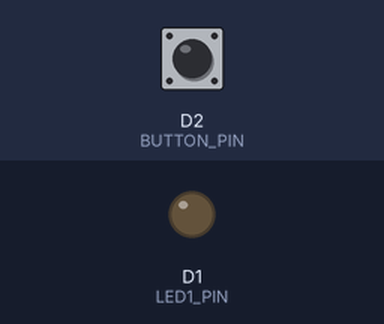
Bench run of a sketch on a simulated ESP8266 (NodeMCU). Parts: output pins drawn as LEDs (lit = HIGH). The inputs (shaded band) are chosen by the test bench; at power-on: D2 (BUTTON_PIN) LOW.

Above: at 1.2 s.
1.3 s: D2 (BUTTON_PIN) pulled HIGH for 0.15 s
At 1.37 s:
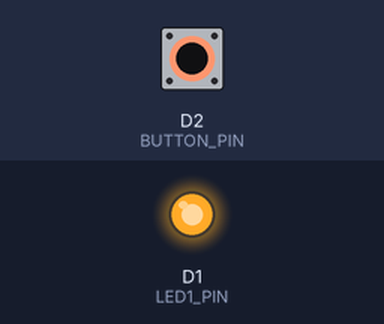
2.9 s: D2 (BUTTON_PIN) pulled HIGH for 3.2 s
At 6.9 s:
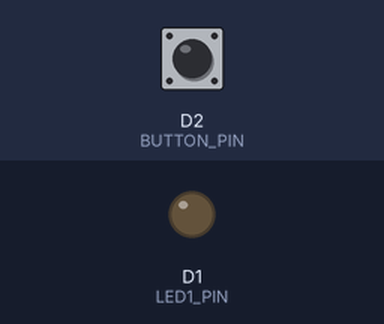
Timing chart, 0 to 8.4 s (numbered marks = the images above; inputs shaded):
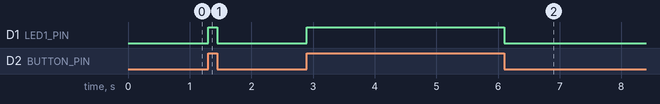

The sketch:

_main.cpp.ino
```cpp
#define LED1_PIN D1
#define BUTTON_PIN D2
/*
   LED CLASS DEFINITION
*/
class Led {
  private:
    byte pinLED;
    boolean ledState = LOW;
  public:
    Led(byte pinLED, boolean ledState) {
      this->pinLED = pinLED;
      this->ledState = ledState;
      pinMode(pinLED, OUTPUT);
      digitalWrite(pinLED, ledState);
    }

    void turn_on() {
      digitalWrite(pinLED, LOW);
    }
    void turn_off() {
      digitalWrite(pinLED, HIGH);
    }
};

class Button
{
  private:
    uint8_t _pin;          // arduino pin number connected to button
    uint32_t _dbTime;      // debounce time (ms)
    bool _puEnable;        // internal pullup resistor enabled
    bool _invert;          // if true, interpret logic low as pressed, else interpret logic high as pressed
    bool _state;           // current button state, true=pressed
    bool _lastState;       // previous button state
    bool _changed;         // state changed since last read
    uint32_t _time;        // time of current state (ms from millis)
    uint32_t _lastChange;  // time of last state change (ms)

  public:
    // Button(pin, dbTime, puEnable, invert) instantiates a button object.
    //
    // Required parameter:
    // pin      The Arduino pin the button is connected to
    //
    // Optional parameters:
    // dbTime   Debounce time in milliseconds (default 25ms)
    // puEnable true to enable the AVR internal pullup resistor (default false)
    // invert   true to interpret a low logic level as pressed (default true)
    Button(uint8_t pin, uint32_t dbTime = 25, uint8_t puEnable = false, uint8_t invert = true)
      : _pin(pin), _dbTime(dbTime), _puEnable(puEnable), _invert(invert)
    {
      pinMode(_pin, _puEnable ? INPUT_PULLUP : INPUT);
      _state = digitalRead(_pin);
      if (_invert) _state = !_state;
      _time = millis();
      _lastState = _state;
      _changed = false;
      _lastChange = _time;

    }

    // Returns the current debounced button state, true for pressed,
    // false for released. Call this function frequently to ensure
    // the sketch is responsive to user input.
    bool read()
    {
      uint32_t ms = millis();
      bool pinVal = digitalRead(_pin);
      if (_invert) pinVal = !pinVal;
      if (ms - _lastChange < _dbTime)
      {
        _changed = false;
      }
      else
      {
        _lastState = _state;
        _state = pinVal;
        _changed = (_state != _lastState);
        if (_changed) _lastChange = ms;
      }
      _time = ms;
      return _state;
    }
    // Returns true if the button state was pressed at the last call to read().
    // Does not cause the button to be read.
    bool isPressed()
    {
      return _state;
    }
    // Returns true if the button state was released at the last call to read().
    // Does not cause the button to be read.
    bool isReleased()
    {
      return !_state;
    }
    // Returns true if the button state at the last call to read() was pressed,
    // and this was a change since the previous read.
    bool wasPressed()
    {
      return _state && _changed;
    }
    // Returns true if the button state at the last call to read() was released,
    // and this was a change since the previous read.
    bool wasReleased()
    {
      return !_state && _changed;
    }
    // Returns true if the button state at the last call to read() was pressed,
    // and has been in that state for at least the given number of milliseconds.
    bool pressedFor(uint32_t ms)
    {
      return _state && _time - _lastChange >= ms;
    }
    // Returns true if the button state at the last call to read() was released,
    // and has been in that state for at least the given number of milliseconds.
    bool releasedFor(uint32_t ms)
    {
      return !_state && _time - _lastChange >= ms;
    }
    // Returns the time in milliseconds (from millis) that the button last
    // changed state.
    uint32_t lastChange()
    {
      return _lastChange;
    }

};

/******CLASS VARIABLES DECLARATION*******/

Led led1 = Led(LED1_PIN, LOW);
Button button1 = Button(BUTTON_PIN);

/*****************SETUP*******************/
void setup() {

}

/*****************LOOP********************/
void loop() {
  button1.read();
  if (button1.isPressed())
  {
    led1.turn_on();
  }
  else {
    led1.turn_off();
  }
  delay(2);

}
```

Measured:
- after the input at 1.3 s, D1 (LED1_PIN): LOW → HIGH at once, → LOW 0.15 s later
- after the input at 2.9 s, D1 (LED1_PIN): LOW → HIGH at once, → LOW 3.2 s later
